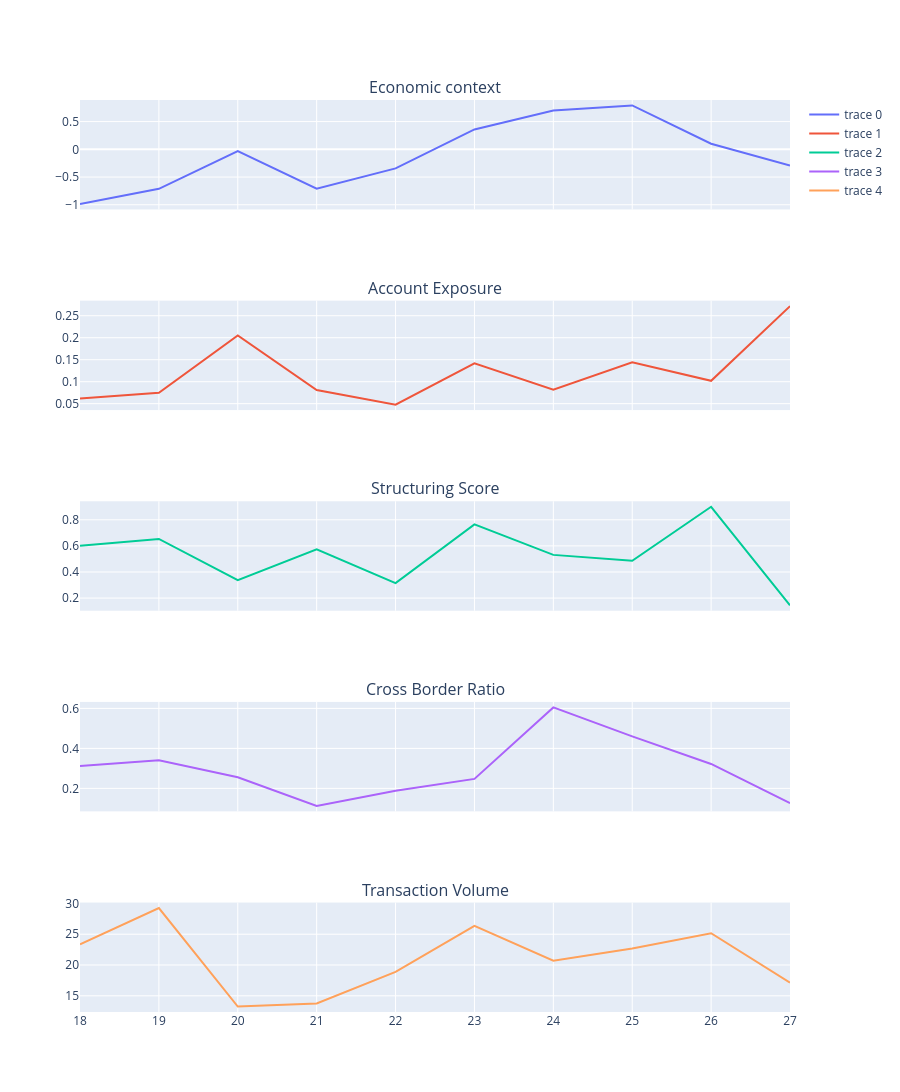

The notebook cell this image was saved under:
### Markdown cell above
#### 3. Check window 1 (0) and the behaviour of the observed values

### Code cell
window_0 = local_windows[0]["data"]
subplot_titles = ("Economic context", "Account Exposure", "Structuring Score", "Cross Border Ratio", "Transaction Volume")  # add titles for rows 3, 4, 5 if needed
fig = make_subplots(rows=5, cols=1, shared_xaxes=True, subplot_titles=subplot_titles)
traces_config = [(window_0["economic_context"], 1), (window_0["account_exposure"], 2), (window_0["structuring_score"], 3), (window_0["cross_border_ratio"], 4), (window_0["transaction_volume"], 5) ]

for column, col_num in traces_config:
  fig.add_trace(go.Scatter(x=window_0["time"], y=column, mode="lines"), row=col_num, col=1)

fig.update_layout(height=1200)
fig.show()

### Figure 1 — Plotly figure (JSON) as saved in the notebook; plotly's stock layout.template omitted (floating-point values rounded to 4 significant figures)
{"data": [{"mode": "lines", "type": "scatter", "x": [18, 19, 20, 21, 22, 23, 24, 25, 26, 27], "xaxis": "x", "y": [-0.9854, -0.7127, -0.03077, -0.7093, -0.3446, 0.358, 0.6996, 0.7906, 0.1005, -0.2927], "yaxis": "y"}, {"mode": "lines", "type": "scatter", "x": [18, 19, 20, 21, 22, 23, 24, 25, 26, 27], "xaxis": "x2", "y": [0.06195, 0.07465, 0.2053, 0.08091, 0.04787, 0.1419, 0.08191, 0.144, 0.1021, 0.2719], "yaxis": "y2"}, {"mode": "lines", "type": "scatter", "x": [18, 19, 20, 21, 22, 23, 24, 25, 26, 27], "xaxis": "x3", "y": [0.6007, 0.6535, 0.3375, 0.5742, 0.3151, 0.7651, 0.5312, 0.4865, 0.9, 0.1453], "yaxis": "y3"}, {"mode": "lines", "type": "scatter", "x": [18, 19, 20, 21, 22, 23, 24, 25, 26, 27], "xaxis": "x4", "y": [0.3114, 0.3401, 0.2553, 0.1123, 0.1877, 0.2473, 0.605, 0.4603, 0.3221, 0.1261], "yaxis": "y4"}, {"mode": "lines", "type": "scatter", "x": [18, 19, 20, 21, 22, 23, 24, 25, 26, 27], "xaxis": "x5", "y": [23.35, 29.26, 13.26, 13.76, 18.89, 26.36, 20.7, 22.68, 25.16, 17.14], "yaxis": "y5"}], "layout": {"annotations": [{"font": {"size": 16}, "showarrow": false, "text": "Economic context", "x": 0.5, "xanchor": "center", "xref": "paper", "y": 1, "yanchor": "bottom", "yref": "paper"}, {"font": {"size": 16}, "showarrow": false, "text": "Account Exposure", "x": 0.5, "xanchor": "center", "xref": "paper", "y": 0.78, "yanchor": "bottom", "yref": "paper"}, {"font": {"size": 16}, "showarrow": false, "text": "Structuring Score", "x": 0.5, "xanchor": "center", "xref": "paper", "y": 0.56, "yanchor": "bottom", "yref": "paper"}, {"font": {"size": 16}, "showarrow": false, "text": "Cross Border Ratio", "x": 0.5, "xanchor": "center", "xref": "paper", "y": 0.34, "yanchor": "bottom", "yref": "paper"}, {"font": {"size": 16}, "showarrow": false, "text": "Transaction Volume", "x": 0.5, "xanchor": "center", "xref": "paper", "y": 0.12, "yanchor": "bottom", "yref": "paper"}], "height": 1200, "xaxis": {"anchor": "y", "domain": [0, 1], "matches": "x5", "showticklabels": false}, "xaxis2": {"anchor": "y2", "domain": [0, 1], "matches": "x5", "showticklabels": false}, "xaxis3": {"anchor": "y3", "domain": [0, 1], "matches": "x5", "showticklabels": false}, "xaxis4": {"anchor": "y4", "domain": [0, 1], "matches": "x5", "showticklabels": false}, "xaxis5": {"anchor": "y5", "domain": [0, 1]}, "yaxis": {"anchor": "x", "domain": [0.88, 1]}, "yaxis2": {"anchor": "x2", "domain": [0.66, 0.78]}, "yaxis3": {"anchor": "x3", "domain": [0.44, 0.56]}, "yaxis4": {"anchor": "x4", "domain": [0.22, 0.34]}, "yaxis5": {"anchor": "x5", "domain": [0, 0.12]}}}
